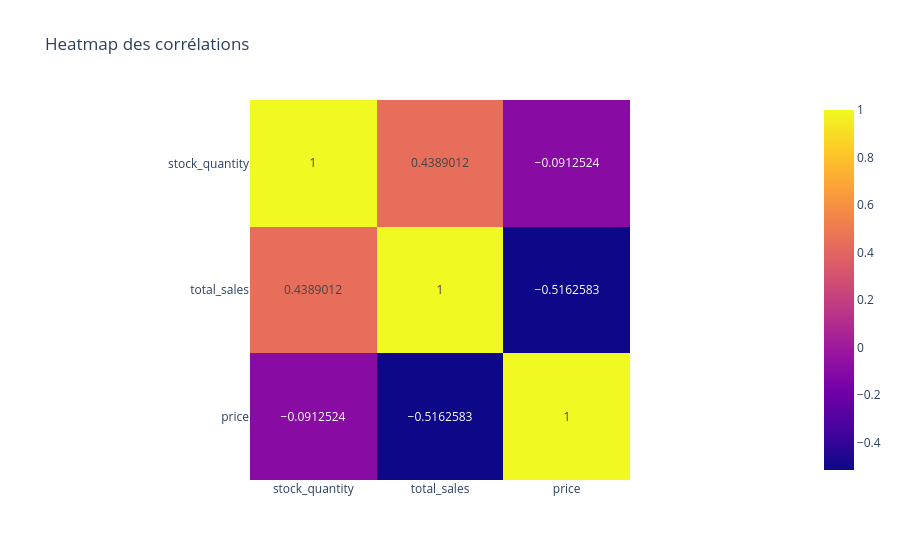

Notebook source saved alongside this figure:
### Markdown cell above
<div style="border: 1px solid RGB(51,165,182);" >
<h3 style="margin: auto; padding: 20px; color: RGB(51,165,182); ">Etape 5.5 - Analyse des corrélations entre les variables stock, sales et price</h3>
</div>

### Code cell
############################
# Analyse des corrélations #
############################

#Importation de Seaborn
import seaborn as sns

#Création d'une heatmap de corrélation avec les variables stock, sales et price
df_corr = df_merge[['stock_quantity', 'total_sales', 'price']]
correlation = df_corr.corr()
fig = px.imshow(
    correlation,
    text_auto=True,
    title="Heatmap des corrélations"
)

fig.show()

### Figure 1 — Plotly figure (JSON) as saved in the notebook; plotly's stock layout.template omitted (floating-point values rounded to 4 significant figures)
{"data": [{"coloraxis": "coloraxis", "hovertemplate": "x: %{x}<br>y: %{y}<br>color: %{z}<extra></extra>", "name": "0", "texttemplate": "%{z}", "type": "heatmap", "x": ["stock_quantity", "total_sales", "price"], "xaxis": "x", "y": ["stock_quantity", "total_sales", "price"], "yaxis": "y", "z": [[1.0, 0.4389, -0.09125], [0.4389, 1.0, -0.5163], [-0.09125, -0.5163, 1.0]]}], "layout": {"coloraxis": {"colorscale": [[0, "#0d0887"], [0.1111, "#46039f"], [0.2222, "#7201a8"], [0.3333, "#9c179e"], [0.4444, "#bd3786"], [0.5556, "#d8576b"], [0.6667, "#ed7953"], [0.7778, "#fb9f3a"], [0.8889, "#fdca26"], [1, "#f0f921"]]}, "title": {"text": "Heatmap des corrélations"}, "xaxis": {"anchor": "y", "constrain": "domain", "domain": [0, 1], "scaleanchor": "y"}, "yaxis": {"anchor": "x", "autorange": "reversed", "constrain": "domain", "domain": [0, 1]}}}
